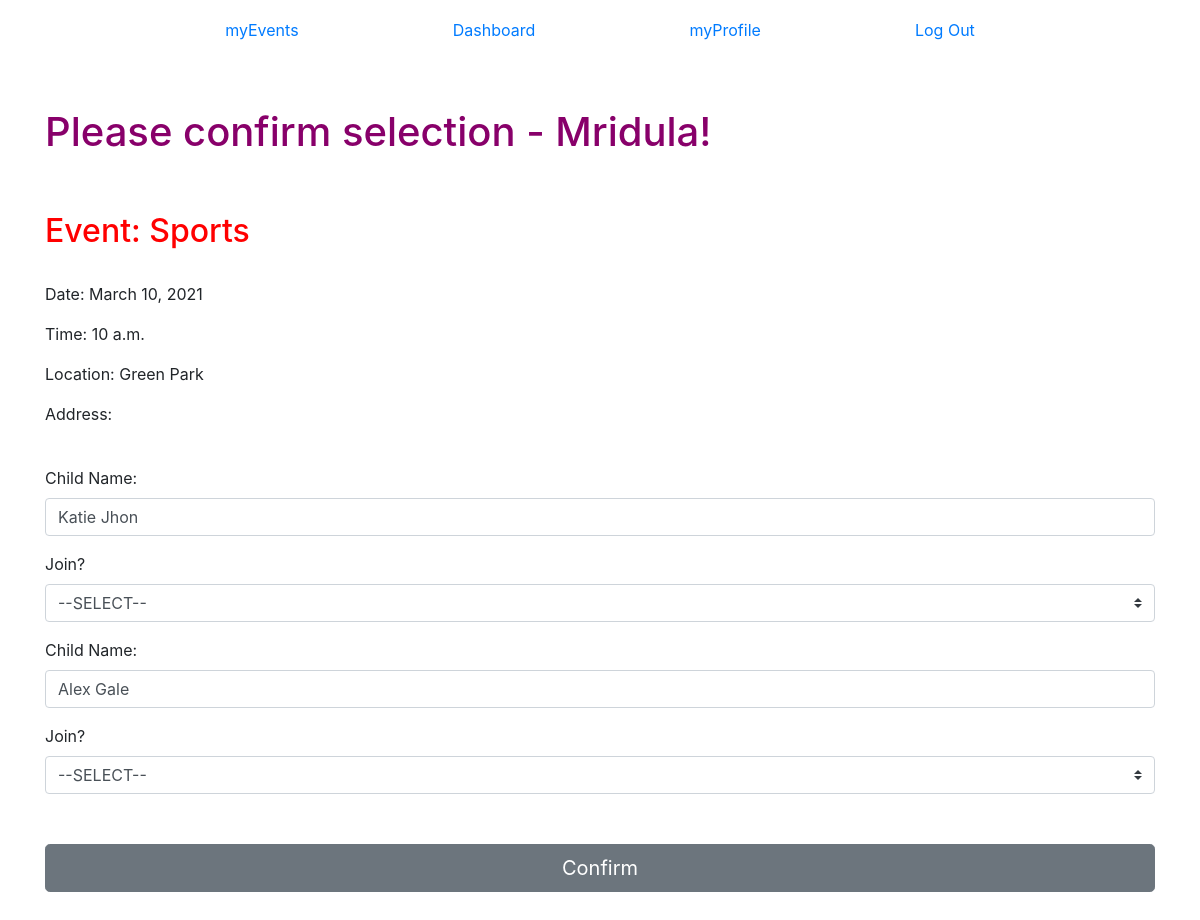
The page /ABC/event/1/newJoin (signed in) on the database its author committed.
### group_app/models.py (models this page shows, shortened)
class User(models.Model):
    first_name = models.CharField(max_length=60)
    last_name = models.CharField(max_length=60)
    email = models.EmailField(unique=True)
    password = models.CharField(max_length=100)
    created_at = models.DateTimeField(auto_now_add=True)
    updated_at = models.DateTimeField(auto_now=True)
    objects = UserManager()

class Event(models.Model):
    event_name = models.CharField(max_length=250)
    location = models.CharField(max_length=250)
    event_date = models.DateField()
    event_time = models.TimeField()
    max_capacity = models.IntegerField()
    current_enrolled = models.IntegerField(default=0)
    action_class_full = models.BooleanField(default=False)
    street_address = models.CharField(max_length=255)
    city = models.CharField(max_length=60)
    state = models.CharField(max_length=2)
    zip_code = models.CharField(max_length=5)
    child_event = models.ManyToManyField(Child, related_name='enrolled_child')
    user_event = models.ManyToManyField(User, related_name='enrolled_user')

class Child(models.Model):
    first_name = models.CharField(max_length=50)
    last_name = models.CharField(max_length=50)
    birth_date = models.DateTimeField()
    gender = models.CharField(max_length=10)
    age = models.IntegerField()
    program = models.CharField(max_length=20)
    created_at = models.DateTimeField(auto_now_add=True)
    updated_at = models.DateTimeField(auto_now=True)
    parent_child = models.ForeignKey(
        User, related_name="enrolled_parent", on_delete=models.CASCADE)
    objects = ChildManager()
    def full_name(self):
        return f"{self.first_name} {self.last_name}"

### group_app/views.py (the view)
# urls.py: path('event/<int:event_id>/newJoin', views.viewJoin),
def viewJoin(request, event_id):
    if 'user_id' not in request.session:
        return redirect('/ABC')
    user = User.objects.get(id=request.session['user_id'])
    children = user.enrolled_parent.all()
    event = Event.objects.get(id=event_id)
    context = {
        'user': user,
        'children': children,
        'user_event': event,
    }
    return render(request, 'newJoin.html', context)

### group_app/templates/newJoin.html (shortened to what this page needs)
<!DOCTYPE html>
<html lang="en">
<head>
    <link href="https://stackpath.bootstrapcdn.com/bootstrap/4.5.0/css/bootstrap.min.css" rel="stylesheet"
>
    {% load static %}
    <link rel="stylesheet" href="{% static 'css/style.css' %}">
</head>
<body>
    <div class="container">
        <nav class="navbar">
            <a href="/ABC/myEvents">myEvents</a>
            <a href="/ABC/dashboard">Dashboard</a>
            <a href="/ABC/myProfile">myProfile</a>
            <a class="float-right" href="/ABC/logout">Log Out</a>
        </nav>
        <br>
        <br>
        <section id="event_info">
            <div>
                <h1>Please confirm selection - {{ user.first_name }}!</h1>
            </div>
            <br>
            <br>
            <h2>Event: {{ user_event.event_name }}</h2>
            <br>
            <p>Date: {{ user_event.event_date }}</p>
            <p>Time: {{ user_event.event_time }}</p>
            <p>Location: {{ user_event.location }}</a></p>
            <p>Address: {{ user_event.full_address }}</p>
        </section>
        <br>
        <section id="child_info">
            <div>
                <form action="/ABC/{{user_event.id}}/confirmJoin" method="POST">
                    {% for child in children %}
                    <div class="form-group">
                        <label for="name">Child Name:</label>
                        <input type="text" class="form-control" value="{{child.full_name}}">
                    </div>
                    <div class="form-group">
                        <label for="join">Join?</label>
                        <select class="custom-select" id="selector" name="dropdown">
                            <option value="none">--SELECT--</option>
                        </select>
                    </div>
                    {% endfor %}
                    <div class="form-group">
                        <button class="btn btn-secondary btn-lg btn-block" type="submit" id="btn">Confirm</button>
                    </div>
                </form>
            </div>
            <br>
            <br>
        </section>
    </div>
</body>
</html>

### group_app/static/css/style.css (style rules this page uses)
* { margin:0; padding:0; }
h1 { color: rgb(136, 0, 106); }
h2 { color:red; }
.navbar { display: flex; justify-content: space-evenly; margin:10px; }
.btn-block { margin-top:50px; }
.container { margin-top:10px; }

### rows shown on the page
User: first_name "Mridula"
Event: event_name "Sports", event_date "March 10, 2021", event_time "10 a.m.", location "Green Park"
Child: full_name "Katie Jhon"
Child: full_name "Alex Gale"
